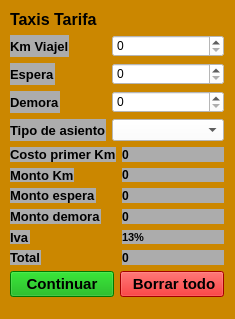
<?xml version="1.0" encoding="UTF-8"?>
<ui version="4.0">
 <class>Taxis</class>
 <widget class="QMainWindow" name="Taxis">
  <property name="geometry">
   <rect>
    <x>0</x>
    <y>0</y>
    <width>235</width>
    <height>319</height>
   </rect>
  </property>
  <property name="cursor">
   <cursorShape>WaitCursor</cursorShape>
  </property>
  <property name="windowTitle">
   <string>MainWindow</string>
  </property>
  <property name="styleSheet">
   <string notr="true">background-color: rgb(203, 135, 0);</string>
  </property>
  <property name="toolButtonStyle">
   <enum>Qt::ToolButtonIconOnly</enum>
  </property>
  <property name="animated">
   <bool>true</bool>
  </property>
  <property name="unifiedTitleAndToolBarOnMac">
   <bool>false</bool>
  </property>
  <widget class="QWidget" name="centralwidget">
   <widget class="QWidget" name="">
    <property name="geometry">
     <rect>
      <x>10</x>
      <y>10</y>
      <width>214</width>
      <height>287</height>
     </rect>
    </property>
    <layout class="QVBoxLayout" name="verticalLayout">
     <item>
      <widget class="QLabel" name="label_5">
       <property name="font">
        <font>
         <pointsize>12</pointsize>
         <weight>75</weight>
         <bold>true</bold>
        </font>
       </property>
       <property name="text">
        <string>Taxis Tarifa</string>
       </property>
      </widget>
     </item>
     <item>
      <layout class="QFormLayout" name="formLayout">
       <item row="0" column="0">
        <widget class="QLabel" name="lblKm">
         <property name="font">
          <font>
           <pointsize>10</pointsize>
           <weight>75</weight>
           <bold>true</bold>
          </font>
         </property>
         <property name="styleSheet">
          <string notr="true">background-color: rgb(172, 172, 172);</string>
         </property>
         <property name="text">
          <string>Km Viajel</string>
         </property>
        </widget>
       </item>
       <item row="0" column="1">
        <widget class="QSpinBox" name="spnKm">
         <property name="styleSheet">
          <string notr="true">background-color: rgb(255, 255, 255);</string>
         </property>
        </widget>
       </item>
       <item row="1" column="0">
        <widget class="QLabel" name="lblEspera">
         <property name="font">
          <font>
           <pointsize>10</pointsize>
           <weight>75</weight>
           <bold>true</bold>
          </font>
         </property>
         <property name="styleSheet">
          <string notr="true">background-color: rgb(172, 172, 172);</string>
         </property>
         <property name="text">
          <string>Espera</string>
         </property>
        </widget>
       </item>
       <item row="1" column="1">
        <widget class="QSpinBox" name="spnEspera">
         <property name="styleSheet">
          <string notr="true">background-color: rgb(255, 255, 255);</string>
         </property>
        </widget>
       </item>
       <item row="2" column="0">
        <widget class="QLabel" name="lblDemora">
         <property name="font">
          <font>
           <pointsize>10</pointsize>
           <weight>75</weight>
           <bold>true</bold>
          </font>
         </property>
         <property name="styleSheet">
          <string notr="true">background-color: rgb(172, 172, 172);</string>
         </property>
         <property name="text">
          <string>Demora</string>
         </property>
        </widget>
       </item>
       <item row="2" column="1">
        <widget class="QSpinBox" name="spnDemora">
         <property name="styleSheet">
          <string notr="true">background-color: rgb(255, 255, 255);</string>
         </property>
        </widget>
       </item>
       <item row="3" column="0">
        <widget class="QLabel" name="lblTipoasiento">
         <property name="font">
          <font>
           <pointsize>10</pointsize>
           <weight>75</weight>
           <bold>true</bold>
          </font>
         </property>
         <property name="styleSheet">
          <string notr="true">background-color: rgb(172, 172, 172);</string>
         </property>
         <property name="text">
          <string>Tipo de asiento</string>
         </property>
        </widget>
       </item>
       <item row="3" column="1">
        <widget class="QComboBox" name="comboBox">
         <property name="styleSheet">
          <string notr="true">background-color: rgb(255, 255, 255);</string>
         </property>
        </widget>
       </item>
      </layout>
     </item>
     <item>
      <layout class="QFormLayout" name="formLayout_2">
       <item row="0" column="0">
        <widget class="QLabel" name="lblCostoPrimerKm">
         <property name="font">
          <font>
           <pointsize>10</pointsize>
           <weight>75</weight>
           <bold>true</bold>
          </font>
         </property>
         <property name="styleSheet">
          <string notr="true">background-color: rgb(172, 172, 172);</string>
         </property>
         <property name="text">
          <string>Costo primer Km</string>
         </property>
        </widget>
       </item>
       <item row="0" column="1">
        <widget class="QLabel" name="lblPrimerKm">
         <property name="font">
          <font>
           <weight>75</weight>
           <bold>true</bold>
          </font>
         </property>
         <property name="styleSheet">
          <string notr="true">background-color: rgb(172, 172, 172);</string>
         </property>
         <property name="text">
          <string>0</string>
         </property>
        </widget>
       </item>
       <item row="1" column="0">
        <widget class="QLabel" name="lblMontoKm">
         <property name="font">
          <font>
           <pointsize>10</pointsize>
           <weight>75</weight>
           <bold>true</bold>
          </font>
         </property>
         <property name="styleSheet">
          <string notr="true">background-color: rgb(172, 172, 172);</string>
         </property>
         <property name="text">
          <string>Monto Km</string>
         </property>
        </widget>
       </item>
       <item row="1" column="1">
        <widget class="QLabel" name="lblTotalKm">
         <property name="font">
          <font>
           <weight>75</weight>
           <bold>true</bold>
          </font>
         </property>
         <property name="styleSheet">
          <string notr="true">background-color: rgb(172, 172, 172);</string>
         </property>
         <property name="text">
          <string>0</string>
         </property>
        </widget>
       </item>
       <item row="2" column="0">
        <widget class="QLabel" name="lblMontoEspera">
         <property name="font">
          <font>
           <pointsize>10</pointsize>
           <weight>75</weight>
           <bold>true</bold>
          </font>
         </property>
         <property name="styleSheet">
          <string notr="true">background-color: rgb(172, 172, 172);</string>
         </property>
         <property name="text">
          <string>Monto espera</string>
         </property>
        </widget>
       </item>
       <item row="2" column="1">
        <widget class="QLabel" name="lblTotalEspera">
         <property name="font">
          <font>
           <weight>75</weight>
           <bold>true</bold>
          </font>
         </property>
         <property name="styleSheet">
          <string notr="true">background-color: rgb(172, 172, 172);

</string>
         </property>
         <property name="text">
          <string>0</string>
         </property>
        </widget>
       </item>
       <item row="3" column="0">
        <widget class="QLabel" name="lblMontoDemora">
         <property name="font">
          <font>
           <pointsize>10</pointsize>
           <weight>75</weight>
           <bold>true</bold>
          </font>
         </property>
         <property name="styleSheet">
          <string notr="true">background-color: rgb(172, 172, 172);</string>
         </property>
         <property name="text">
          <string>Monto demora</string>
         </property>
        </widget>
       </item>
       <item row="3" column="1">
        <widget class="QLabel" name="lblTotalDemora">
         <property name="font">
          <font>
           <weight>75</weight>
           <bold>true</bold>
          </font>
         </property>
         <property name="styleSheet">
          <string notr="true">background-color: rgb(172, 172, 172);</string>
         </property>
         <property name="text">
          <string>0</string>
         </property>
        </widget>
       </item>
       <item row="5" column="0">
        <widget class="QLabel" name="lblTotal">
         <property name="font">
          <font>
           <pointsize>10</pointsize>
           <weight>75</weight>
           <bold>true</bold>
          </font>
         </property>
         <property name="styleSheet">
          <string notr="true">background-color: rgb(172, 172, 172);</string>
         </property>
         <property name="text">
          <string>Total</string>
         </property>
        </widget>
       </item>
       <item row="5" column="1">
        <widget class="QLabel" name="lblTotalPagar">
         <property name="font">
          <font>
           <weight>75</weight>
           <bold>true</bold>
          </font>
         </property>
         <property name="styleSheet">
          <string notr="true">background-color: rgb(172, 172, 172);</string>
         </property>
         <property name="text">
          <string>0</string>
         </property>
        </widget>
       </item>
       <item row="4" column="0">
        <widget class="QLabel" name="label">
         <property name="font">
          <font>
           <pointsize>10</pointsize>
           <weight>75</weight>
           <bold>true</bold>
          </font>
         </property>
         <property name="styleSheet">
          <string notr="true">background-color: rgb(172, 172, 172);</string>
         </property>
         <property name="text">
          <string>Iva</string>
         </property>
        </widget>
       </item>
       <item row="4" column="1">
        <widget class="QLabel" name="label_4">
         <property name="font">
          <font>
           <pointsize>8</pointsize>
           <weight>75</weight>
           <bold>true</bold>
          </font>
         </property>
         <property name="styleSheet">
          <string notr="true">background-color: rgb(172, 172, 172);</string>
         </property>
         <property name="text">
          <string>13%</string>
         </property>
        </widget>
       </item>
      </layout>
     </item>
     <item>
      <layout class="QHBoxLayout" name="horizontalLayout">
       <item>
        <widget class="QPushButton" name="btnCalcular">
         <property name="font">
          <font>
           <pointsize>11</pointsize>
           <weight>75</weight>
           <bold>true</bold>
          </font>
         </property>
         <property name="styleSheet">
          <string notr="true">background-color: rgb(0, 170, 0);</string>
         </property>
         <property name="text">
          <string>Continuar</string>
         </property>
        </widget>
       </item>
       <item>
        <widget class="QPushButton" name="btnLimpiar">
         <property name="font">
          <font>
           <pointsize>11</pointsize>
           <weight>75</weight>
           <bold>true</bold>
          </font>
         </property>
         <property name="styleSheet">
          <string notr="true">background-color: rgb(229, 0, 0);</string>
         </property>
         <property name="text">
          <string> Borrar todo</string>
         </property>
        </widget>
       </item>
      </layout>
     </item>
    </layout>
   </widget>
  </widget>
  <widget class="QStatusBar" name="statusbar"/>
 </widget>
 <resources/>
 <connections>
  <connection>
   <sender>btnLimpiar</sender>
   <signal>clicked()</signal>
   <receiver>spnDemora</receiver>
   <slot>clear()</slot>
   <hints>
    <hint type="sourcelabel">
     <x>221</x>
     <y>290</y>
    </hint>
    <hint type="destinationlabel">
     <x>221</x>
     <y>102</y>
    </hint>
   </hints>
  </connection>
  <connection>
   <sender>btnLimpiar</sender>
   <signal>clicked()</signal>
   <receiver>spnEspera</receiver>
   <slot>clear()</slot>
   <hints>
    <hint type="sourcelabel">
     <x>221</x>
     <y>290</y>
    </hint>
    <hint type="destinationlabel">
     <x>221</x>
     <y>78</y>
    </hint>
   </hints>
  </connection>
  <connection>
   <sender>btnLimpiar</sender>
   <signal>clicked()</signal>
   <receiver>spnKm</receiver>
   <slot>clear()</slot>
   <hints>
    <hint type="sourcelabel">
     <x>221</x>
     <y>290</y>
    </hint>
    <hint type="destinationlabel">
     <x>221</x>
     <y>54</y>
    </hint>
   </hints>
  </connection>
  <connection>
   <sender>btnLimpiar</sender>
   <signal>clicked()</signal>
   <receiver>comboBox</receiver>
   <slot>clear()</slot>
   <hints>
    <hint type="sourcelabel">
     <x>189</x>
     <y>279</y>
    </hint>
    <hint type="destinationlabel">
     <x>201</x>
     <y>148</y>
    </hint>
   </hints>
  </connection>
 </connections>
</ui>
